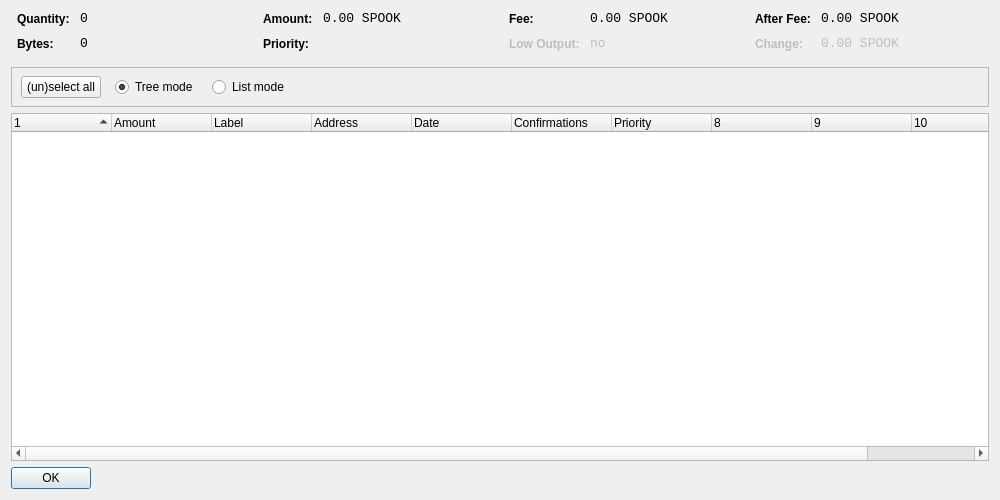
<?xml version="1.0" encoding="UTF-8"?>
<ui version="4.0">
 <class>CoinControlDialog</class>
 <widget class="QDialog" name="CoinControlDialog">
  <property name="geometry">
   <rect>
    <x>0</x>
    <y>0</y>
    <width>1000</width>
    <height>500</height>
   </rect>
  </property>
  <property name="windowTitle">
   <string>Coin Control</string>
  </property>
  <layout class="QVBoxLayout" name="verticalLayout">
   <item>
    <layout class="QHBoxLayout" name="horizontalLayoutTop" stretch="0,0,0,0">
     <property name="topMargin">
      <number>0</number>
     </property>
     <property name="bottomMargin">
      <number>10</number>
     </property>
     <item>
      <layout class="QFormLayout" name="formLayoutCoinControl1">
       <property name="horizontalSpacing">
        <number>10</number>
       </property>
       <property name="verticalSpacing">
        <number>10</number>
       </property>
       <property name="leftMargin">
        <number>6</number>
       </property>
       <property name="rightMargin">
        <number>6</number>
       </property>
       <item row="0" column="0">
        <widget class="QLabel" name="labelCoinControlQuantityText">
         <property name="styleSheet">
          <string notr="true">font-weight:bold;</string>
         </property>
         <property name="text">
          <string>Quantity:</string>
         </property>
        </widget>
       </item>
       <item row="0" column="1">
        <widget class="QLabel" name="labelCoinControlQuantity">
         <property name="font">
          <font>
           <family>Monospace</family>
           <pointsize>10</pointsize>
          </font>
         </property>
         <property name="cursor">
          <cursorShape>IBeamCursor</cursorShape>
         </property>
         <property name="contextMenuPolicy">
          <enum>Qt::ActionsContextMenu</enum>
         </property>
         <property name="text">
          <string notr="true">0</string>
         </property>
         <property name="textInteractionFlags">
          <set>Qt::LinksAccessibleByMouse|Qt::TextSelectableByKeyboard|Qt::TextSelectableByMouse</set>
         </property>
        </widget>
       </item>
       <item row="1" column="0">
        <widget class="QLabel" name="labelCoinControlBytesText">
         <property name="styleSheet">
          <string notr="true">font-weight:bold;</string>
         </property>
         <property name="text">
          <string>Bytes:</string>
         </property>
        </widget>
       </item>
       <item row="1" column="1">
        <widget class="QLabel" name="labelCoinControlBytes">
         <property name="font">
          <font>
           <family>Monospace</family>
           <pointsize>10</pointsize>
          </font>
         </property>
         <property name="cursor">
          <cursorShape>IBeamCursor</cursorShape>
         </property>
         <property name="contextMenuPolicy">
          <enum>Qt::ActionsContextMenu</enum>
         </property>
         <property name="text">
          <string notr="true">0</string>
         </property>
         <property name="textInteractionFlags">
          <set>Qt::LinksAccessibleByMouse|Qt::TextSelectableByKeyboard|Qt::TextSelectableByMouse</set>
         </property>
        </widget>
       </item>
      </layout>
     </item>
     <item>
      <layout class="QFormLayout" name="formLayoutCoinControl2">
       <property name="horizontalSpacing">
        <number>10</number>
       </property>
       <property name="verticalSpacing">
        <number>10</number>
       </property>
       <property name="leftMargin">
        <number>6</number>
       </property>
       <property name="rightMargin">
        <number>6</number>
       </property>
       <item row="0" column="0">
        <widget class="QLabel" name="labelCoinControlAmountText">
         <property name="styleSheet">
          <string notr="true">font-weight:bold;</string>
         </property>
         <property name="text">
          <string>Amount:</string>
         </property>
        </widget>
       </item>
       <item row="0" column="1">
        <widget class="QLabel" name="labelCoinControlAmount">
         <property name="font">
          <font>
           <family>Monospace</family>
           <pointsize>10</pointsize>
          </font>
         </property>
         <property name="cursor">
          <cursorShape>IBeamCursor</cursorShape>
         </property>
         <property name="contextMenuPolicy">
          <enum>Qt::ActionsContextMenu</enum>
         </property>
         <property name="text">
          <string notr="true">0.00 SPOOK</string>
         </property>
         <property name="textInteractionFlags">
          <set>Qt::LinksAccessibleByMouse|Qt::TextSelectableByKeyboard|Qt::TextSelectableByMouse</set>
         </property>
        </widget>
       </item>
       <item row="1" column="0">
        <widget class="QLabel" name="labelCoinControlPriorityText">
         <property name="styleSheet">
          <string notr="true">font-weight:bold;</string>
         </property>
         <property name="text">
          <string>Priority:</string>
         </property>
        </widget>
       </item>
       <item row="1" column="1">
        <widget class="QLabel" name="labelCoinControlPriority">
         <property name="font">
          <font>
           <family>Monospace</family>
           <pointsize>10</pointsize>
          </font>
         </property>
         <property name="cursor">
          <cursorShape>IBeamCursor</cursorShape>
         </property>
         <property name="contextMenuPolicy">
          <enum>Qt::ActionsContextMenu</enum>
         </property>
         <property name="text">
          <string/>
         </property>
         <property name="textInteractionFlags">
          <set>Qt::LinksAccessibleByMouse|Qt::TextSelectableByKeyboard|Qt::TextSelectableByMouse</set>
         </property>
        </widget>
       </item>
      </layout>
     </item>
     <item>
      <layout class="QFormLayout" name="formLayoutCoinControl3">
       <property name="horizontalSpacing">
        <number>10</number>
       </property>
       <property name="verticalSpacing">
        <number>10</number>
       </property>
       <property name="leftMargin">
        <number>6</number>
       </property>
       <property name="rightMargin">
        <number>6</number>
       </property>
       <item row="0" column="0">
        <widget class="QLabel" name="labelCoinControlFeeText">
         <property name="styleSheet">
          <string notr="true">font-weight:bold;</string>
         </property>
         <property name="text">
          <string>Fee:</string>
         </property>
        </widget>
       </item>
       <item row="0" column="1">
        <widget class="QLabel" name="labelCoinControlFee">
         <property name="font">
          <font>
           <family>Monospace</family>
           <pointsize>10</pointsize>
          </font>
         </property>
         <property name="cursor">
          <cursorShape>IBeamCursor</cursorShape>
         </property>
         <property name="contextMenuPolicy">
          <enum>Qt::ActionsContextMenu</enum>
         </property>
         <property name="text">
          <string notr="true">0.00 SPOOK</string>
         </property>
         <property name="textInteractionFlags">
          <set>Qt::LinksAccessibleByMouse|Qt::TextSelectableByKeyboard|Qt::TextSelectableByMouse</set>
         </property>
        </widget>
       </item>
       <item row="1" column="0">
        <widget class="QLabel" name="labelCoinControlLowOutputText">
         <property name="enabled">
          <bool>false</bool>
         </property>
         <property name="styleSheet">
          <string notr="true">font-weight:bold;</string>
         </property>
         <property name="text">
          <string>Low Output:</string>
         </property>
        </widget>
       </item>
       <item row="1" column="1">
        <widget class="QLabel" name="labelCoinControlLowOutput">
         <property name="enabled">
          <bool>false</bool>
         </property>
         <property name="font">
          <font>
           <family>Monospace</family>
           <pointsize>10</pointsize>
          </font>
         </property>
         <property name="cursor">
          <cursorShape>IBeamCursor</cursorShape>
         </property>
         <property name="contextMenuPolicy">
          <enum>Qt::ActionsContextMenu</enum>
         </property>
         <property name="text">
          <string notr="true">no</string>
         </property>
         <property name="textInteractionFlags">
          <set>Qt::LinksAccessibleByMouse|Qt::TextSelectableByKeyboard|Qt::TextSelectableByMouse</set>
         </property>
        </widget>
       </item>
      </layout>
     </item>
     <item>
      <layout class="QFormLayout" name="formLayoutCoinControl4">
       <property name="horizontalSpacing">
        <number>10</number>
       </property>
       <property name="verticalSpacing">
        <number>10</number>
       </property>
       <property name="leftMargin">
        <number>6</number>
       </property>
       <property name="rightMargin">
        <number>6</number>
       </property>
       <item row="0" column="0">
        <widget class="QLabel" name="labelCoinControlAfterFeeText">
         <property name="styleSheet">
          <string notr="true">font-weight:bold;</string>
         </property>
         <property name="text">
          <string>After Fee:</string>
         </property>
        </widget>
       </item>
       <item row="0" column="1">
        <widget class="QLabel" name="labelCoinControlAfterFee">
         <property name="font">
          <font>
           <family>Monospace</family>
           <pointsize>10</pointsize>
          </font>
         </property>
         <property name="cursor">
          <cursorShape>IBeamCursor</cursorShape>
         </property>
         <property name="contextMenuPolicy">
          <enum>Qt::ActionsContextMenu</enum>
         </property>
         <property name="text">
          <string notr="true">0.00 SPOOK</string>
         </property>
         <property name="textInteractionFlags">
          <set>Qt::LinksAccessibleByMouse|Qt::TextSelectableByKeyboard|Qt::TextSelectableByMouse</set>
         </property>
        </widget>
       </item>
       <item row="1" column="0">
        <widget class="QLabel" name="labelCoinControlChangeText">
         <property name="enabled">
          <bool>false</bool>
         </property>
         <property name="styleSheet">
          <string notr="true">font-weight:bold;</string>
         </property>
         <property name="text">
          <string>Change:</string>
         </property>
        </widget>
       </item>
       <item row="1" column="1">
        <widget class="QLabel" name="labelCoinControlChange">
         <property name="enabled">
          <bool>false</bool>
         </property>
         <property name="font">
          <font>
           <family>Monospace</family>
           <pointsize>10</pointsize>
          </font>
         </property>
         <property name="cursor">
          <cursorShape>IBeamCursor</cursorShape>
         </property>
         <property name="contextMenuPolicy">
          <enum>Qt::ActionsContextMenu</enum>
         </property>
         <property name="text">
          <string notr="true">0.00 SPOOK</string>
         </property>
         <property name="textInteractionFlags">
          <set>Qt::LinksAccessibleByMouse|Qt::TextSelectableByKeyboard|Qt::TextSelectableByMouse</set>
         </property>
        </widget>
       </item>
      </layout>
     </item>
    </layout>
   </item>
   <item>
    <widget class="QFrame" name="frame">
     <property name="minimumSize">
      <size>
       <width>0</width>
       <height>40</height>
      </size>
     </property>
     <property name="frameShape">
      <enum>QFrame::StyledPanel</enum>
     </property>
     <property name="frameShadow">
      <enum>QFrame::Sunken</enum>
     </property>
     <widget class="QWidget" name="horizontalLayoutWidget">
      <property name="geometry">
       <rect>
        <x>10</x>
        <y>0</y>
        <width>781</width>
        <height>41</height>
       </rect>
      </property>
      <layout class="QHBoxLayout" name="horizontalLayoutPanel" stretch="0,0,0,0,0">
       <property name="spacing">
        <number>14</number>
       </property>
       <item>
        <widget class="QPushButton" name="pushButtonSelectAll">
         <property name="sizePolicy">
          <sizepolicy hsizetype="Maximum" vsizetype="Fixed">
           <horstretch>0</horstretch>
           <verstretch>0</verstretch>
          </sizepolicy>
         </property>
         <property name="text">
          <string>(un)select all</string>
         </property>
        </widget>
       </item>
       <item>
        <widget class="QRadioButton" name="radioTreeMode">
         <property name="sizePolicy">
          <sizepolicy hsizetype="Maximum" vsizetype="Fixed">
           <horstretch>0</horstretch>
           <verstretch>0</verstretch>
          </sizepolicy>
         </property>
         <property name="text">
          <string>Tree mode</string>
         </property>
         <property name="checked">
          <bool>true</bool>
         </property>
        </widget>
       </item>
       <item>
        <widget class="QRadioButton" name="radioListMode">
         <property name="sizePolicy">
          <sizepolicy hsizetype="Maximum" vsizetype="Fixed">
           <horstretch>0</horstretch>
           <verstretch>0</verstretch>
          </sizepolicy>
         </property>
         <property name="text">
          <string>List mode</string>
         </property>
        </widget>
       </item>
       <item>
        <spacer name="horizontalSpacer">
         <property name="orientation">
          <enum>Qt::Horizontal</enum>
         </property>
         <property name="sizeHint" stdset="0">
          <size>
           <width>40</width>
           <height>20</height>
          </size>
         </property>
        </spacer>
       </item>
      </layout>
     </widget>
    </widget>
   </item>
   <item>
    <widget class="CoinControlTreeWidget" name="treeWidget">
     <property name="contextMenuPolicy">
      <enum>Qt::CustomContextMenu</enum>
     </property>
     <property name="sortingEnabled">
      <bool>false</bool>
     </property>
     <property name="columnCount">
      <number>11</number>
     </property>
     <attribute name="headerShowSortIndicator" stdset="0">
      <bool>true</bool>
     </attribute>
     <attribute name="headerStretchLastSection">
      <bool>false</bool>
     </attribute>
     <column>
      <property name="text">
       <string/>
      </property>
     </column>
     <column>
      <property name="text">
       <string>Amount</string>
      </property>
     </column>
     <column>
      <property name="text">
       <string>Label</string>
      </property>
     </column>
     <column>
      <property name="text">
       <string>Address</string>
      </property>
     </column>
     <column>
      <property name="text">
       <string>Date</string>
      </property>
     </column>
     <column>
      <property name="text">
       <string>Confirmations</string>
      </property>
      <property name="toolTip">
       <string>Confirmed</string>
      </property>
     </column>
     <column>
      <property name="text">
       <string>Priority</string>
      </property>
     </column>
     <column>
      <property name="text">
       <string/>
      </property>
     </column>
     <column>
      <property name="text">
       <string/>
      </property>
     </column>
     <column>
      <property name="text">
       <string/>
      </property>
     </column>
     <column>
      <property name="text">
       <string/>
      </property>
     </column>
    </widget>
   </item>
   <item>
    <widget class="QDialogButtonBox" name="buttonBox">
     <property name="sizePolicy">
      <sizepolicy hsizetype="Maximum" vsizetype="Fixed">
       <horstretch>0</horstretch>
       <verstretch>0</verstretch>
      </sizepolicy>
     </property>
     <property name="orientation">
      <enum>Qt::Horizontal</enum>
     </property>
     <property name="standardButtons">
      <set>QDialogButtonBox::Ok</set>
     </property>
    </widget>
   </item>
  </layout>
 </widget>
 <customwidgets>
  <customwidget>
   <class>CoinControlTreeWidget</class>
   <extends>QTreeWidget</extends>
   <header>coincontroltreewidget.h</header>
  </customwidget>
 </customwidgets>
 <resources/>
 <connections/>
</ui>
